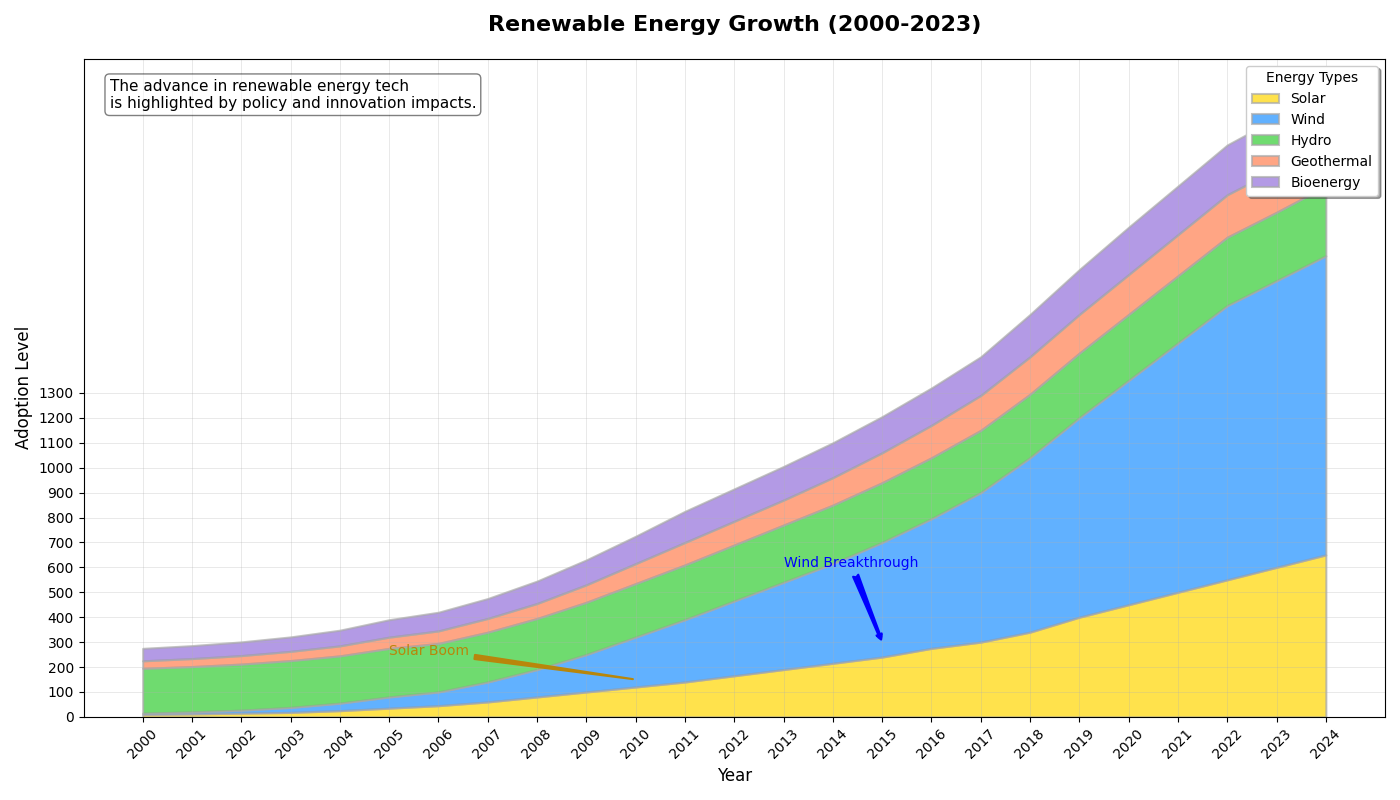

Source code (Python):
import matplotlib.pyplot as plt
import numpy as np

years = np.arange(2000, 2025)

solar_power = np.array([10, 12, 15, 18, 25, 35, 45, 60, 80, 100, 120, 140, 165, 190, 215, 240, 275, 300, 340, 400, 450, 500, 550, 600, 650])
wind_power = np.array([5, 8, 12, 20, 30, 45, 55, 80, 110, 150, 200, 250, 300, 350, 400, 460, 520, 600, 700, 800, 900, 1000, 1100, 1150, 1200])
hydro_power = np.array([180, 182, 185, 188, 190, 195, 195, 200, 205, 210, 215, 220, 225, 230, 235, 240, 245, 250, 255, 260, 265, 270, 275, 275, 280])
geothermal = np.array([30, 32, 34, 37, 40, 45, 50, 55, 60, 70, 80, 90, 95, 100, 110, 120, 130, 140, 150, 155, 160, 165, 170, 172, 175])
bioenergy = np.array([50, 52, 55, 58, 63, 70, 75, 80, 90, 100, 110, 125, 130, 135, 140, 145, 150, 155, 170, 180, 190, 195, 200, 205, 210])

energy_data = np.vstack([solar_power, wind_power, hydro_power, geothermal, bioenergy])

fig, ax = plt.subplots(figsize=(14, 8))

# Changed marker types, and adjusted border and grid styles
ax.stackplot(years, energy_data, labels=['Solar', 'Wind', 'Hydro', 'Geothermal', 'Bioenergy'],
             colors=['#ffd700', '#1e90ff', '#32cd32', '#ff7f50', '#9370db'], alpha=0.7, edgecolor='darkgrey', linewidth=1.5)

ax.set_title('Renewable Energy Growth (2000-2023)', fontsize=16, fontweight='bold', pad=20)
ax.set_xlabel('Year', fontsize=12)
ax.set_ylabel('Adoption Level', fontsize=12)

# Changed legend style
ax.legend(loc='upper right', fontsize=10, title='Energy Types', frameon=True, shadow=True)

# Changed grid style
ax.grid(linestyle='-', linewidth=0.5, alpha=0.4)

plt.xticks(years, rotation=45)
plt.yticks(np.arange(0, 1301, 100))

ax.annotate('Solar Boom', xy=(2010, 150), xytext=(2005, 250),
            arrowprops=dict(arrowstyle='wedge', color='darkgoldenrod', lw=1.5), fontsize=10, color='darkgoldenrod')

ax.annotate('Wind Breakthrough', xy=(2015, 300), xytext=(2013, 600),
            arrowprops=dict(arrowstyle='fancy', connectionstyle='arc3', color='blue', lw=1.5),
            fontsize=10, color='blue')

description_box = dict(boxstyle='round', facecolor='white', alpha=0.5)
description = ("The advance in renewable energy tech\n"
               "is highlighted by policy and innovation impacts.")
ax.text(0.02, 0.97, description, transform=ax.transAxes, fontsize=11,
        verticalalignment='top', bbox=description_box)

plt.tight_layout()
plt.show()
